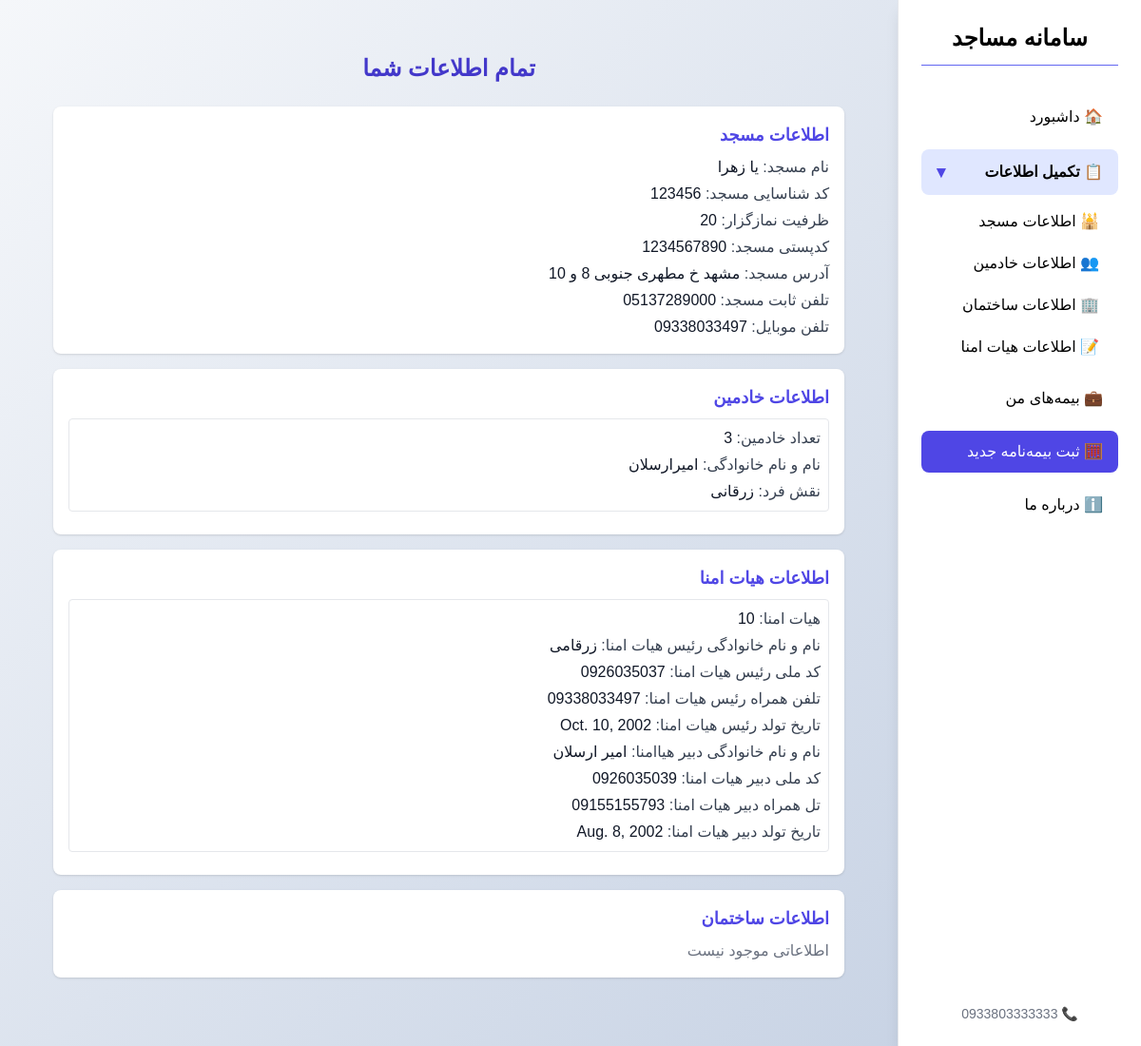
Before: /insurance/ (signed in) with the older database file.
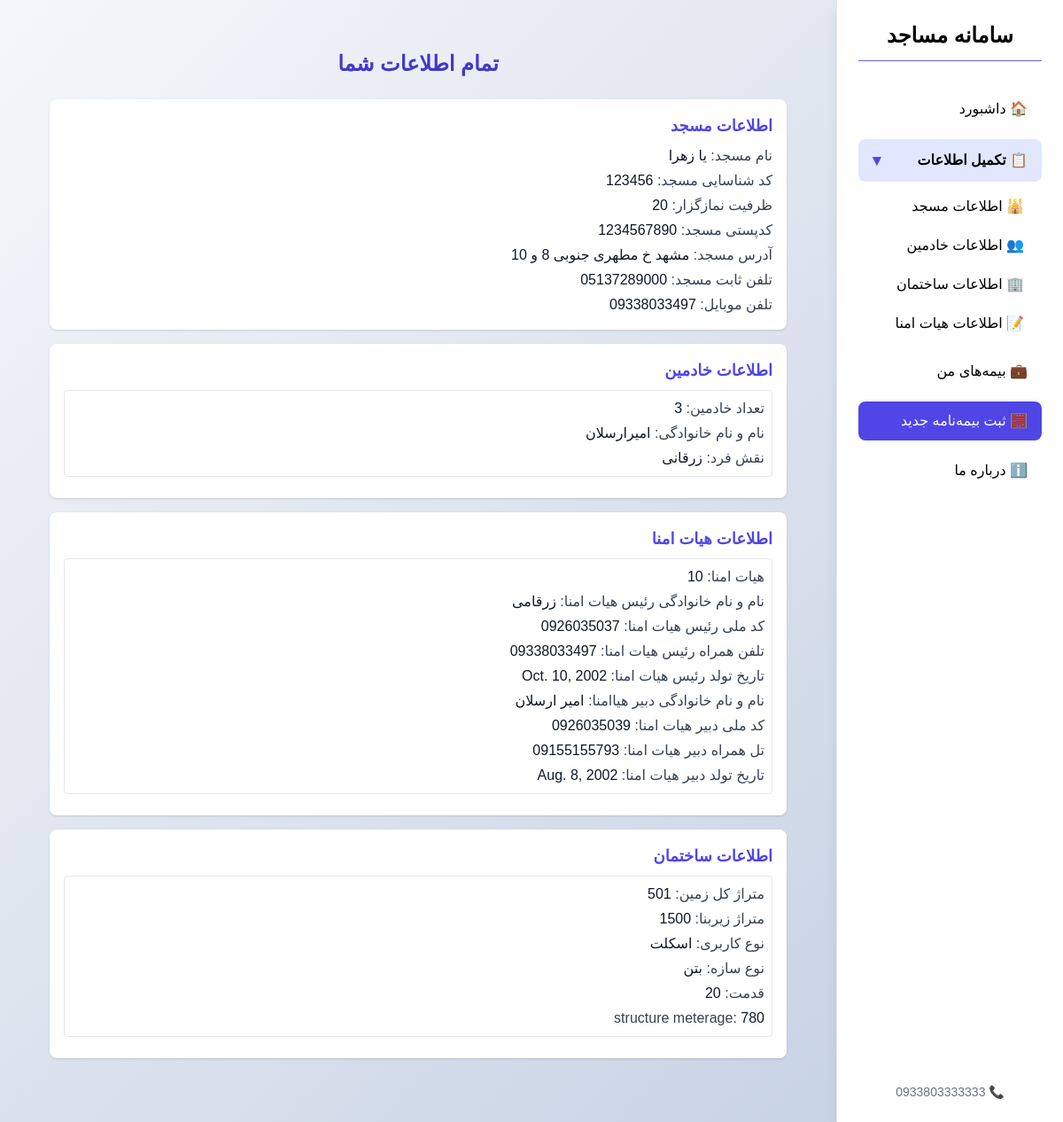
After: the same page with the newer database file.
### forms/models.py (models this page shows, shortened)
class MainRegistration(models.Model):
    registration=models.ForeignKey(Signup,on_delete=models.CASCADE,related_name="mosque",verbose_name="کاربر ثبت کننده")
    mosque_name=models.CharField(max_length=50,verbose_name="نام مسجد")
    mosque_id=models.IntegerField(verbose_name="کد شناسایی مسجد")
    mosque_Capacity=models.IntegerField(validators=[MinValueValidator(10)],verbose_name='ظرفیت نمازگزار')
    mosque_postalcode=models.CharField(verbose_name="کدپستی مسجد",validators=[MinLengthValidator(9)],max_length=11)
    mosque_address=models.CharField(max_length=200,verbose_name="آدرس مسجد")
    mosque_phone=models.CharField(verbose_name="تلفن ثابت مسجد",blank=True,max_length=11,validators=[MinLengthValidator(11)])
    created_phone=models.CharField(verbose_name="تلفن موبایل",max_length=11,validators=[MinLengthValidator(11)],unique=True)
    create_date=models.DateTimeField(auto_now_add=True)
    class Meta:
        verbose_name="لیست مساجد"

class PersonInfo(models.Model):
    registration=models.ForeignKey(MainRegistration,on_delete=models.CASCADE,related_name="persons",verbose_name="خادمین")
    servan_number=models.IntegerField(validators= [MinValueValidator(1)],verbose_name='تعداد خادمین')
    fullname_servan=models.CharField(max_length=30,verbose_name="نام و نام خانوادگی")
    person_role=models.CharField(max_length=60,verbose_name="نقش فرد")
    class Meta:
        verbose_name="لیست خادمین"

class TrusteesBoard(models.Model):
    registration=models.ForeignKey(MainRegistration,on_delete=models.CASCADE,related_name="TrusteesBoard")
    number_TrusteesBoard=models.IntegerField(validators=[MinValueValidator(1),MaxValueValidator(15)],verbose_name=" هیات امنا")
    boss_fullname=models.CharField(verbose_name="نام و نام خانوادگی رئیس هیات امنا")
    boss_nationalcode=models.CharField(max_length=10,verbose_name="کد ملی رئیس هیات امنا")
    boss_phone=models.CharField(max_length=11,verbose_name="تلفن همراه رئیس هیات امنا")
    boss_birthday=models.DateField(verbose_name="تاریخ تولد رئیس هیات امنا")
    secretary_fullname=models.CharField(verbose_name="نام و نام خانوادگی دبیر هیاامنا")
    secretary_nationalcode=models.CharField(max_length=10,verbose_name="کد ملی دبیر هیات امنا")
    secretary_phone=models.CharField(max_length=11,verbose_name="تل همراه دبیر هیات امنا")
    secretary_birthday=models.DateField(verbose_name="تاریخ تولد دبیر هیات امنا")
    class Meta:
        verbose_name="هیات امنا"

class BuildingInformation(models.Model):
    registration=models.ForeignKey(MainRegistration,on_delete=models.CASCADE,related_name="building",verbose_name="بنا")
    total_land_area=models.IntegerField(validators=[MinValueValidator(50),MaxValueValidator(10000)],verbose_name="متراژ کل زمین")
    total_bulding_area=models.IntegerField(validators=[MinValueValidator(50),MaxValueValidator(10000)],verbose_name="متراژ زیربنا")
    user_type=models.CharField(max_length=25,verbose_name="نوع کاربری")#قابل تکرار
    structure_type=models.CharField(max_length=25,verbose_name="نوع سازه")#قابل تکرار
    structure_age=models.IntegerField(validators=[MinValueValidator(0),MaxValueValidator(60)],verbose_name="قدمت")#قابل تکرار
    structure_meterage=models.IntegerField(validators=[MinValueValidator(40),MaxValueValidator(10000)])#قابل تکرار
    class Meta:
        verbose_name="اطلاعات ساختمان"

### Insurance/views.py (the view)
# urls.py: path('',views.newinsurance_view,name='insurance'),
def newinsurance_view(request):
    signup = get_signup_from_session(request)
    if not signup:
        messages.error(request, "ابتدا وارد شوید!")
        return redirect('login')
    data = get_all_data_for_signup(request)
    if not data:
        messages.error(request, "ابتدا اطلاعات مسجد را تکمیل کنید")
        return redirect('mainform')
    return render(request, 'showdata.html', {'data': data})

### forms/views.py (called while the page is built)
def get_signup_from_session(request): #get username
    user=request.session.get('username')
    if user:
        try:
            signup=Signup.objects.filter(username=user).first()
        except Signup.DoesNotExist:
            messages.warning(request,"کاربری شما یافت نشد، لطفا دوباره وارد شوید")
            return None
    else:
        messages.warning(request,"ابتدا وارد شوید!")
        return None
    return signup

### Insurance/templates/showdata.html (shortened to what this page needs)
{% extends "base.html" %}
{% block content %}
<div class="p-6 max-w-4xl mx-auto">
  <h1 class="text-2xl font-bold mb-6 text-center text-indigo-700">تمام اطلاعات شما</h1>
  {% for section, items in data.items %}
    <div class="bg-white rounded-lg shadow p-4 mb-4">
      <h2 class="text-lg font-semibold text-indigo-600 mb-2">{{ section }}</h2>
      {% if items %}
        {% if items.items %}
          <ul class="space-y-1">
            {% for key, value in items.items %}
              <li>
                <span class="font-medium text-gray-700">{{ key }}:</span>
                <span class="text-gray-900">{{ value }}</span>
              </li>
            {% endfor %}
          </ul>
        {% else %}
          {% for obj in items %}
            <div class="border border-gray-200 rounded p-2 mb-2">
              <ul class="space-y-1">
                {% for key, value in obj.items %}
                  <li>
                    <span class="font-medium text-gray-700">{{ key }}:</span>
                    <span class="text-gray-900">{{ value }}</span>
                  </li>
                {% endfor %}
              </ul>
            </div>
          {% endfor %}
        {% endif %}
      {% else %}
        <p class="text-gray-500">اطلاعاتی موجود نیست</p>
      {% endif %}
    </div>
  {% endfor %}
</div>
{% endblock %}

### templates/base.html (shortened to what this page needs)
{% load static %}
<!DOCTYPE html>
<html lang="fa" dir="rtl">
<head>
  <script src="https://cdn.tailwindcss.com"></script>
  <link rel="stylesheet" href="{% static 'css/style.css' %}">
</head>
<body class="bg-gray-100 flex min-h-screen">
  <aside class="w-64 bg-white shadow-lg border-l border-gray-200 p-6 flex flex-col justify-between fixed h-full right-0">
    <div>
      <h1 class="text-2xl font-bold mb-8 text-center border-b border-indigo-500 pb-3">
        سامانه مساجد
      </h1>
      <nav class="space-y-3">
        <a href="/" class="block py-2.5 px-4 rounded-lg hover:bg-indigo-600 transition {% if request.path == '/' %}bg-indigo-600 text-white{% endif %}">
          🏠 داشبورد
        </a>
        <details open class="mb-3">
          <summary class="cursor-pointer py-2.5 px-4 rounded-lg bg-indigo-100 hover:bg-indigo-200 font-semibold flex items-center justify-between">
            <span>📋 تکمیل اطلاعات</span>
            <span class="text-indigo-600 text-lg">▾</span>
          </summary>
          <div class="pl-4 space-y-1 mt-2">
            <a href="{% url 'mainform' %}"
               class="block py-2 px-5 rounded hover:bg-indigo-600 hover:text-white transition {% if '/mainform/' in request.path %}bg-indigo-600 text-white{% endif %}">
              🕌 اطلاعات مسجد
            </a>
            <a href="{% url 'personform' %}"
               class="block py-2 px-5 rounded hover:bg-indigo-600 hover:text-white transition {% if '/personform/' in request.path %}bg-indigo-600 text-white{% endif %}">
              👥 اطلاعات خادمین
            </a>
            <a href="{% url 'buildform' %}"
               class="block py-2 px-5 rounded hover:bg-indigo-600 hover:text-white transition {% if '/buildform/' in request.path %}bg-indigo-600 text-white{% endif %}">
              🏢 اطلاعات ساختمان
            </a>
            <a href="{% url 'boardform' %}"
               class="block py-2 px-5 rounded hover:bg-indigo-600 hover:text-white transition {% if '/boardform/' in request.path %}bg-indigo-600 text-white{% endif %}">
              📝 اطلاعات هیات امنا
            </a>
          </div>
        </details>
        <a href="{% url 'myinsurance' %}"
          class="block py-2.5 px-4 rounded-lg hover:bg-indigo-600 transition {% if '/myinsurance/' in request.path %}bg-indigo-600 text-white{% endif %}">
          💼 بیمه‌های من
        </a>
        <a href="{% url 'insurance' %}"
          class="block py-2.5 px-4 rounded-lg hover:bg-indigo-600 transition {% if '/insurance/' in request.path %}bg-indigo-600 text-white{% endif %}">
          🧮 ثبت بیمه‌نامه جدید
        </a>
        <a href="/about/" class="block py-2.5 px-4 rounded-lg hover:bg-indigo-600 transition {% if '/about/' in request.path %}bg-indigo-600 text-white{% endif %}">
          ℹ️ درباره ما
        </a>
      </nav>
    </div>
    <div class="text-center text-gray-500 text-sm mt-8">
      📞 0933803333333
    </div>
  </aside>
  <main class="flex-1 p-8 mr-64">
    {% block content %}{% endblock %}
  </main>
</body>
</html>

### bimemasajed1/static/css/style.css (style rules this page uses)
body { font-family: 'Vazirmatn', sans-serif; background: linear-gradient(135deg, #f5f7fa 0%, #c3cfe2 100%); min-height: 100vh; }

Changed rows visible on the page:
added BuildingInformation: obj "اسکلت" "بتن"
Other visible differences:
list line gone: "اطلاعاتی موجود نیست"
new list line: "متراژ کل زمین : 501 متراژ زیربنا : 1500 نوع کاربری : نوع سازه : قدمت : 20 structure meterage : 780"
